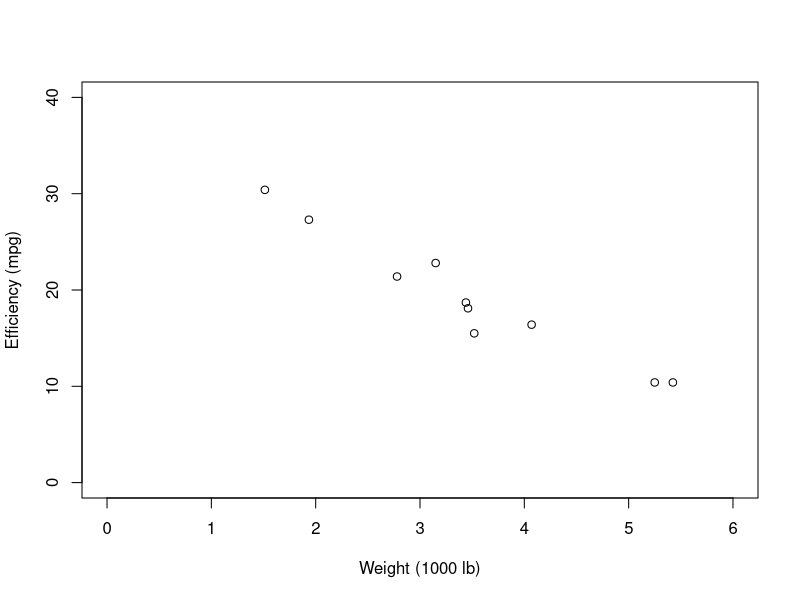
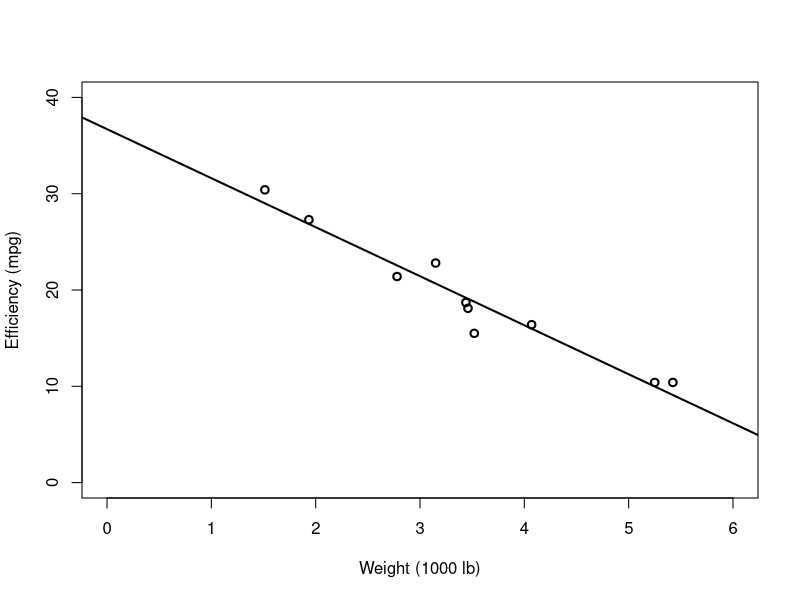
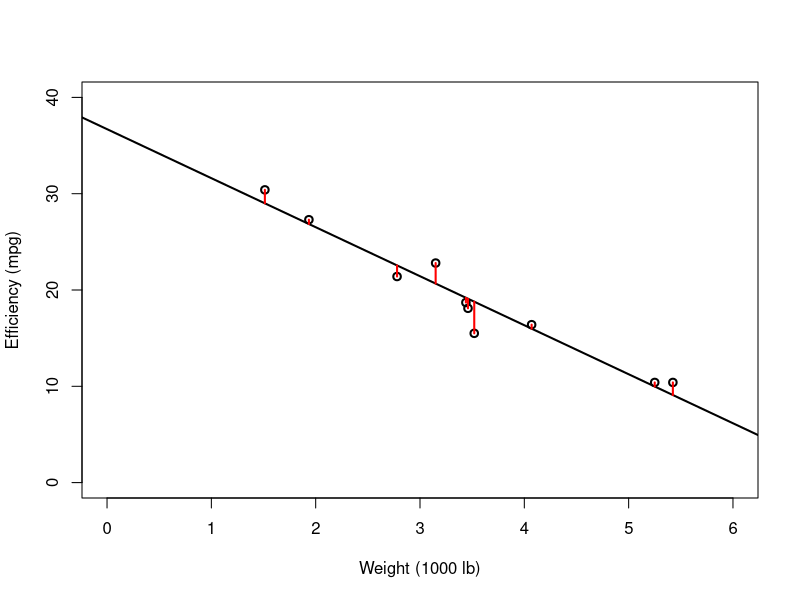
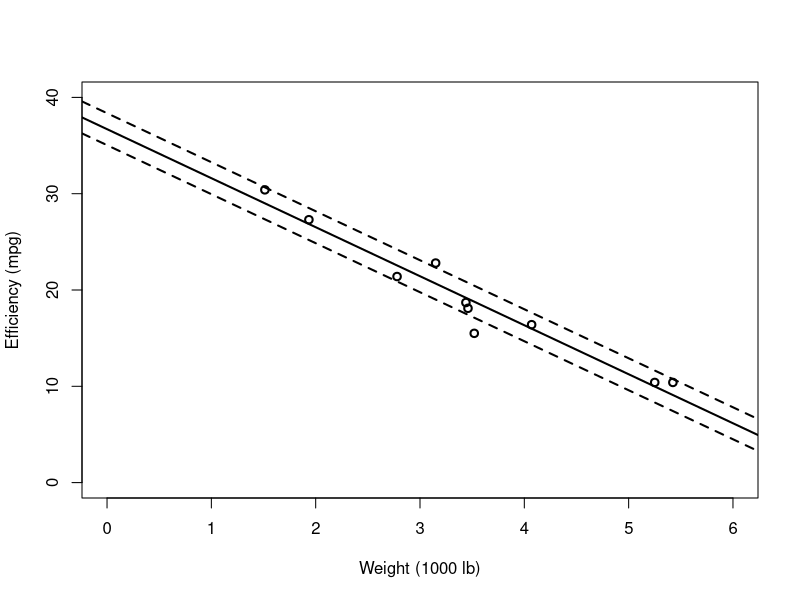

Write the R code that produced these figures, in order.
## ---- chunk 1
knitr::opts_chunk$set(echo = FALSE)
## ---- chunk 2
set.seed(1234)
m = 0.5
b = 3
i = sample(1:length(mtcars$wt),10)
x = mtcars$wt[i]
y = mtcars$mpg[i]
s = '\\begin{tabular}{|c|c|}\\hline\n weight (1000s lb) & efficiency (mpg) \\\\ \\hline \n'
for(i in 1:length(x)){
  s = paste(s,x[i]," & ",y[i]," \\\\ \n",sep="")
}
s = paste(s,'\\hline \n \\end{tabular}')
## ---- chunk 3
plot(x,y,xlab="Weight (1000 lb)",ylab="Efficiency (mpg)",xlim=c(0,6),ylim=c(0,40))
## ---- chunk 4
s = '\\begin{tabular}{|c|c|c|}\\hline\n $x$ & $y$ & $xy$ \\\\ \\hline \n'
for(i in 1:length(x)){
  s = paste(s,x[i]," & ",y[i]," & ",x[i]*y[i]," \\\\ \n",sep="")
}
s = paste(s,'\\hline \\hline \n $\\sum x = ',sum(x),'$ & $\\sum y = ',sum(y),'$ & $\\sum x_i y_i = ',sum(x*y),'$ \\\\ \\hline \n',sep="")
s = paste(s,'\\hline \n $\\bar{x} = ',mean(x),'$ & $\\bar{ y} = ',mean(y),'$ &  \\\\ \\hline \n',sep="")
s = paste(s,'\\hline \n $s_x = ',signif(sd(x),3),'$ & $s_y = ',signif(sd(y),3),'$ &  \\\\ \\hline \n',sep="")
s = paste(s,' \n \\end{tabular}')

sx = signif(sd(x),3)
sy = signif(sd(y),3)
r = signif(cor(x,y),3)
b = signif(r*sy/sx,3)
a = signif(mean(y)-b*mean(x),3)
## ---- chunk 5
plot(x,y,lwd=2,xlab="Weight (1000 lb)",ylab="Efficiency (mpg)",xlim=c(0,6),ylim=c(0,40))
abline(a,b,lwd=2)
## ---- chunk 6
plot(x,y,lwd=2,xlab="Weight (1000 lb)",ylab="Efficiency (mpg)",xlim=c(0,6),ylim=c(0,40))
abline(a,b,lwd=2)
for(i in 1:length(x)){
  lines(c(x[i],x[i]),c(a+b*x[i],y[i]),col=rgb(1,0,0),lwd=2)
}
## ---- chunk 7
s = '\\begin{tabular}{|c|c|c|c|c|}\\hline\n $x$ & $y$ & $y^\\prime$ & $y-y^\\prime$ & $(y-y^\\prime)^2$ \\\\ \\hline \n'
for(i in 1:length(x)){
  s = paste(s,x[i]," & ",y[i]," & ",signif(a+b*x[i],3)," & ",signif(y[i]-signif(a+b*x[i],3),3)," & ",signif((y[i]-signif(a+b*x[i],3))^2,3)," \\\\ \n",sep="")
}
s = paste(s,'\\hline \\end{tabular}')
n = length(x)
ser = signif(sqrt(sum(signif((y-signif(a+b*x,3))^2,3))/(n-2)),3)
## ---- chunk 8
plot(x,y,lwd=2,xlab="Weight (1000 lb)",ylab="Efficiency (mpg)",xlim=c(0,6),ylim=c(0,40))
abline(a,b,lwd=2)
abline(a-ser,b,lwd=2,lty=2)
abline(a+ser,b,lwd=2,lty=2)
